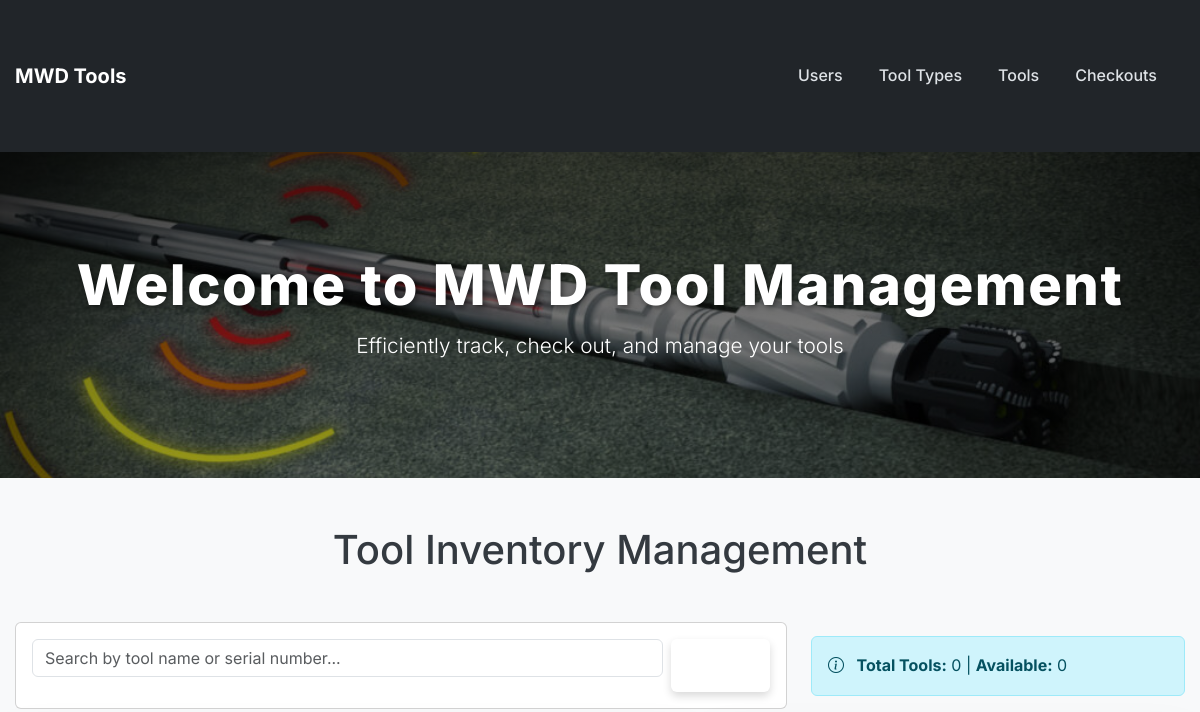
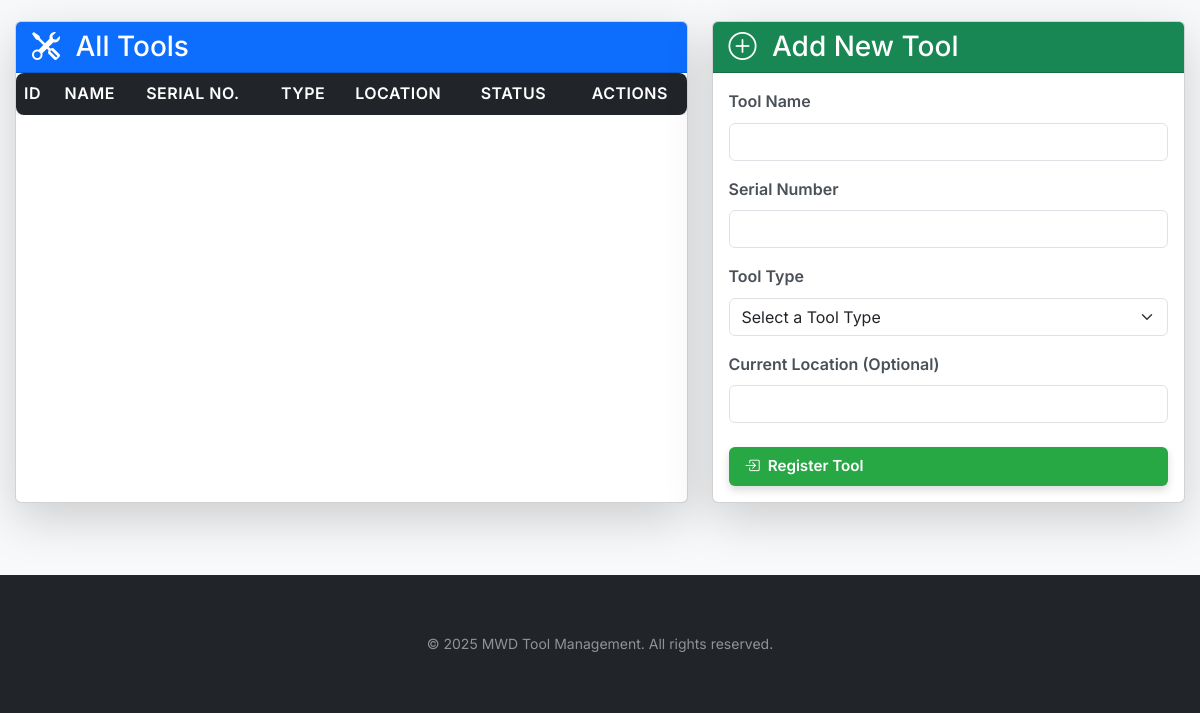
The page /tools on the database as committed earlier (2 pictures, top to bottom).
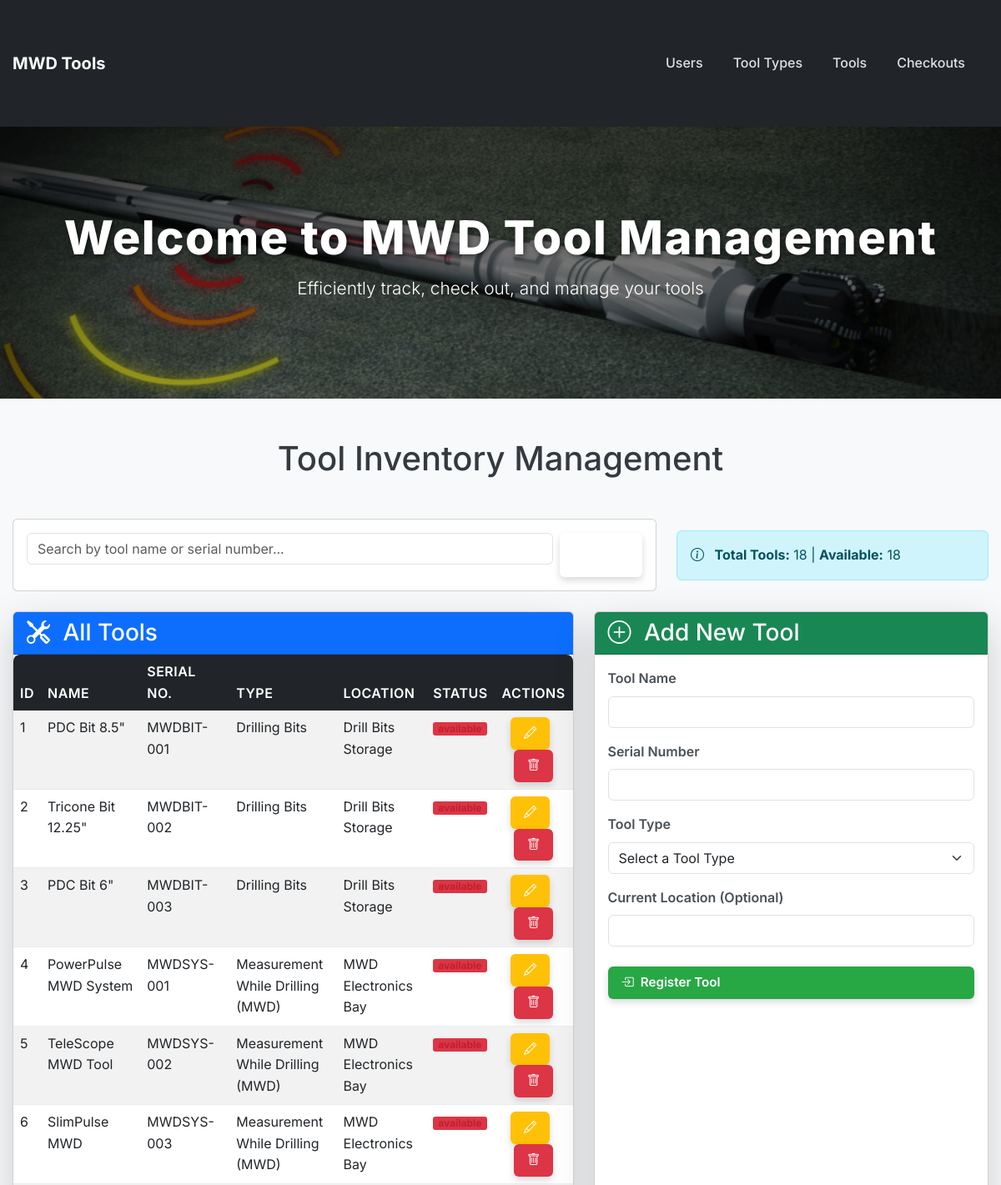
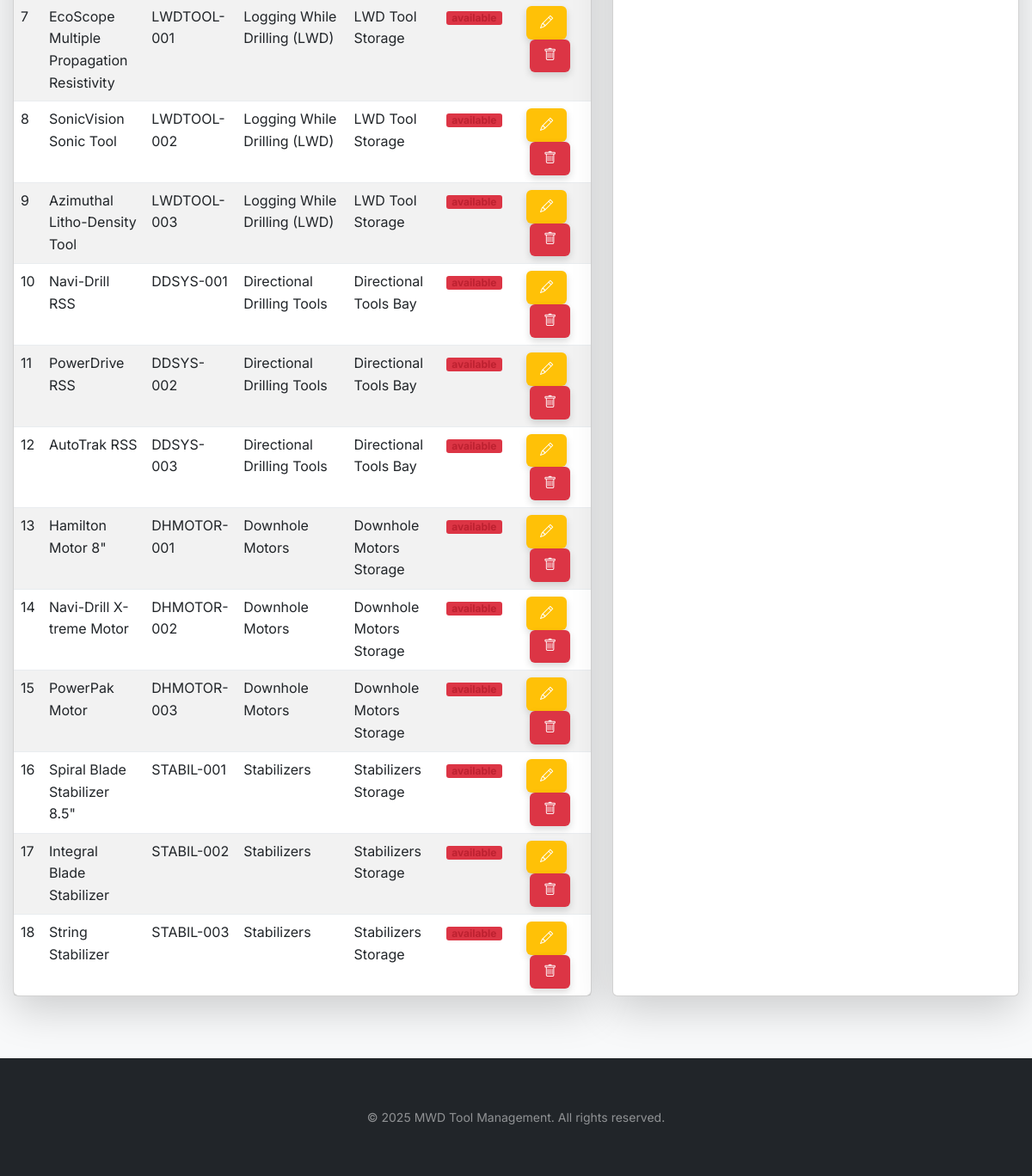
The same page on the database as committed later (2 pictures, top to bottom).
### lib/models/tool.py (models this page shows)
class Tool(Base):
    __tablename__ = "tools"
    id = Column(Integer, primary_key=True, index=True)
    name = Column(String, nullable=False)
    serial_number = Column(String, unique=True, nullable=False)
    type_id = Column(Integer, ForeignKey("tool_types.id"))
    location = Column(String, nullable=True)
    status = Column(String, default="available")
    last_calibrated = Column(DateTime, default=datetime.utcnow)
    tool_type = relationship("ToolType", back_populates="tools")
    checkouts = relationship("Checkout", back_populates="tool")

### lib/models/tool_type.py (models this page shows)
class ToolType(Base):
    __tablename__ = "tool_types"
    id = Column(Integer, primary_key=True, index=True)
    name = Column(String, nullable=False, unique=True)
    description = Column(String, nullable=True)
    tools = relationship("Tool", back_populates="tool_type")

### app.py (the view)
@app.get("/tools", response_class=HTMLResponse)
def tools(request: Request, search: str = "", db: Session = Depends(get_db)):
    all_tools = crud.get_tools(db)
    if search:
        tools = [tool for tool in all_tools
                if search.lower() in tool.name.lower() or
                   search.lower() in tool.serial_number.lower()]
    else:
        tools = all_tools
    return templates.TemplateResponse("tools.html", {
        "request": request,
        "tools": tools,
        "types": crud.get_tool_types(db),
        "search_query": search
    })

### templates/tools.html (shortened to what the changed rows need)
{% extends "base.html" %}
{% block content %}
<h1 class="text-center mb-5">Tool Inventory Management</h1>
<div class="row mb-4">
    <div class="col-md-4 d-flex align-items-center">
        <div class="alert alert-info mb-0 w-100">
            <i class="bi bi-info-circle me-2"></i>
            <strong>Total Tools:</strong> {{ tools|length }} | <strong>Available:</strong> {{ tools|selectattr('status', 'equalto', 'available')|list|length }}
        </div>
    </div>
</div>
<div class="row">
    <div class="col-md-7 mb-4">
        <div class="card shadow-lg h-100">
            <div class="card-body p-0">
                <div class="table-responsive">
                    <table class="table table-striped table-hover mb-0">
                        <thead class="table-dark">
                            <tr>
                                <th>ID</th>
                                <th>Name</th>
                                <th>Serial No.</th>
                                <th>Type</th>
                                <th>Location</th>
                                <th>Status</th>
                                <th class="text-center">Actions</th>
                            </tr>
                        </thead>
                        <tbody>
                            {% for tool in tools %}
                            <tr>
                                <td>{{ tool.id }}</td>
                                <td>{{ tool.name }}</td>
                                <td>{{ tool.serial_number }}</td>
                                <td>{{ tool.tool_type.name }}</td>
                                <td>{{ tool.location }}</td>
                                <td>
                                    {% if tool.status == 'Available' %}
                                        <span class="badge bg-success status-available">Available</span>
                                    {% else %}
                                        <span class="badge bg-danger status-checked_out">{{ tool.status }}</span>
                                    {% endif %}
                                </td>
                                <td class="text-center">
                                    <a href="/tools/edit/{{ tool.id }}" class="btn btn-warning btn-sm me-2" title="Edit">
                                        <i class="bi bi-pencil"></i>
                                    </a>
                                    <button type="button" class="btn btn-danger btn-sm" data-bs-toggle="modal"
                                            data-bs-target="#deleteModal-{{ tool.id }}" title="Delete">
                                        <i class="bi bi-trash"></i>
                                    </button>
                                </td>
                            </tr>
                            {% endfor %}
                        </tbody>
                    </table>
                </div>
            </div>
        </div>
    </div>
</div>
{% endblock %}

Rows that differ between the two databases and show on the page:
added Tool: id "1", name "PDC Bit 8.5\"", serial_number "MWDBIT-001", tool_type.name "Drilling Bits", location "Drill Bits Storage", status "available"
added Tool: id "2", name "Tricone Bit 12.25\"", serial_number "MWDBIT-002", tool_type.name "Drilling Bits", location "Drill Bits Storage", status "available"
added Tool: id "3", name "PDC Bit 6\"", serial_number "MWDBIT-003", tool_type.name "Drilling Bits", location "Drill Bits Storage", status "available"
added Tool: id "4", name "PowerPulse MWD System", serial_number "MWDSYS-001", tool_type.name "Measurement While Drilling (MWD)", location "MWD Electronics Bay", status "available"
added Tool: id "5", name "TeleScope MWD Tool", serial_number "MWDSYS-002", tool_type.name "Measurement While Drilling (MWD)", location "MWD Electronics Bay", status "available"
added Tool: id "6", name "SlimPulse MWD", serial_number "MWDSYS-003", tool_type.name "Measurement While Drilling (MWD)", location "MWD Electronics Bay", status "available"
added Tool: id "7", name "EcoScope Multiple Propagation Resistivity", serial_number "LWDTOOL-001", tool_type.name "Logging While Drilling (LWD)", location "LWD Tool Storage", status "available"
added Tool: id "8", name "SonicVision Sonic Tool", serial_number "LWDTOOL-002", tool_type.name "Logging While Drilling (LWD)", location "LWD Tool Storage", status "available"
added Tool: id "9", name "Azimuthal Litho-Density Tool", serial_number "LWDTOOL-003", tool_type.name "Logging While Drilling (LWD)", location "LWD Tool Storage", status "available"
added Tool: id "10", name "Navi-Drill RSS", serial_number "DDSYS-001", tool_type.name "Directional Drilling Tools", location "Directional Tools Bay", status "available"
added Tool: id "11", name "PowerDrive RSS", serial_number "DDSYS-002", tool_type.name "Directional Drilling Tools", location "Directional Tools Bay", status "available"
added Tool: id "12", name "AutoTrak RSS", serial_number "DDSYS-003", tool_type.name "Directional Drilling Tools", location "Directional Tools Bay", status "available"
added Tool: id "13", name "Hamilton Motor 8\"", serial_number "DHMOTOR-001", tool_type.name "Downhole Motors", location "Downhole Motors Storage", status "available"
added Tool: id "14", name "Navi-Drill X-treme Motor", serial_number "DHMOTOR-002", tool_type.name "Downhole Motors", location "Downhole Motors Storage", status "available"
added Tool: id "15", name "PowerPak Motor", serial_number "DHMOTOR-003", tool_type.name "Downhole Motors", location "Downhole Motors Storage", status "available"
added Tool: id "16", name "Spiral Blade Stabilizer 8.5\"", serial_number "STABIL-001", tool_type.name "Stabilizers", location "Stabilizers Storage", status "available"
added Tool: id "17", name "Integral Blade Stabilizer", serial_number "STABIL-002", tool_type.name "Stabilizers", location "Stabilizers Storage", status "available"
added Tool: id "18", name "String Stabilizer", serial_number "STABIL-003", tool_type.name "Stabilizers", location "Stabilizers Storage", status "available"
Other text that changed with them:
{{ tools|length }}: "0" → "18"
{{ tools|selectattr('status', 'equalto', 'available')|list|length }}: "0" → "18"
